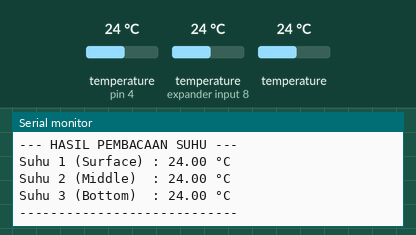
Simulated run of this sketch. Board: Arduino Uno, built with avr-gcc and run on an emulated ATmega328P. Shown: the last lines printed to the serial monitor. Inputs (shaded band) come from the test bench; at power-on: temperature (sensors on pin 4, expander input 8) 24 °C, temperature 24 °C.

Above: at 2.2 s.
2.3 s: temperature (sensor on pin 4) set to 12 °C
5.5 s: temperature (sensor on expander input 8) set to 12 °C
At 7.0 s:
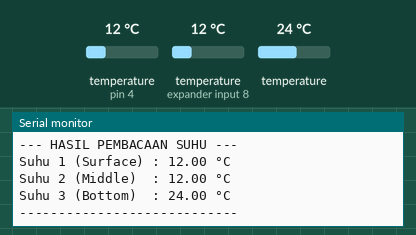
8.7 s: temperature (sensor 204) set to 12 °C
At 11.7 s:
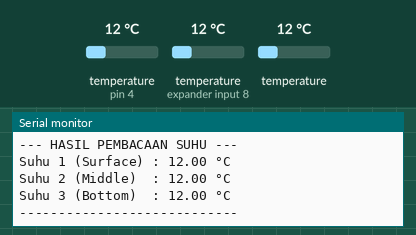
11.9 s: temperature (sensor on pin 4) set to 19 °C
15.1 s: temperature (sensor on expander input 8) set to 19 °C
At 16.7 s:
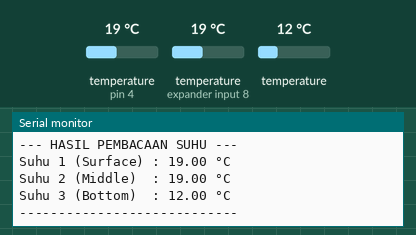
18.3 s: temperature (sensor 204) set to 19 °C
At 19.1 s:
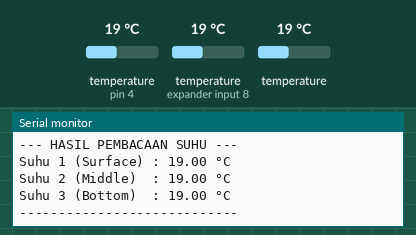
Timing chart, 0 to 21.3 s (numbered marks = the images above; inputs shaded):
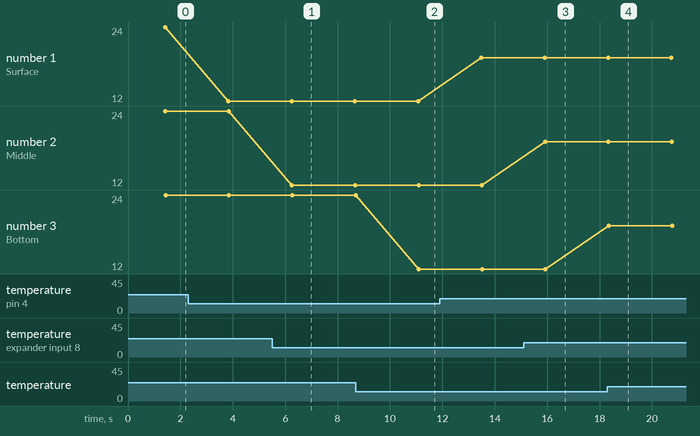

Measured:
- after the input at 5.5 s, the serial monitor: prints a new line after 0.76 s (image 1)
- after the input at 8.7 s, the serial monitor: prints a new line after 2.4 s (image 2)
- after the input at 15.1 s, the serial monitor: prints a new line after 0.82 s (image 3)
- after the input at 18.3 s, the serial monitor: prints a new line after 0.05 s (image 4)
- plotted number 1: 24 → 12 after the input at 2.3 s, 12 → 19 after the input at 11.9 s

The sketch:

sensor_suhu_air.ino
```cpp
#include <OneWire.h>
#include <DallasTemperature.h>

#define ONE_WIRE_BUS 4

OneWire oneWire(ONE_WIRE_BUS);
DallasTemperature sensors(&oneWire);

// ============================================================================
// ISI ALAMAT ROM FISIK MASING-MASING SENSOR (Hasil Scan Serial Monitor)
// ============================================================================
// Ganti kode HEX di bawah ini dengan alamat asli sensor kamu!
DeviceAddress sensorSurface = { 0x28, 0xFF, 0x64, 0x1E, 0x82, 0x17, 0x04, 0x5D };
DeviceAddress sensorMiddle  = { 0x28, 0xFF, 0x31, 0x1E, 0x82, 0x17, 0x05, 0xA1 };
DeviceAddress sensorBottom  = { 0x28, 0xFF, 0x90, 0x1E, 0x82, 0x17, 0x06, 0x22 };

void bacaDanCetakSuhu(const char* label, DeviceAddress address) {
  float suhu = sensors.getTempC(address);

  Serial.print(label);
  Serial.print(" : ");

  if (suhu == DEVICE_DISCONNECTED_C) {
    Serial.println("ERROR / TERPUTUS (-127°C)");
  } else {
    Serial.print(suhu);
    Serial.println(" °C");
  }
}

void setup() {
  Serial.begin(115200);
  delay(1000);

  Serial.println("================================================");
  Serial.println("   MONITORING SUHU DENGAN ROM ADDRESS LOCKED    ");
  Serial.println("================================================");

  sensors.begin();

  // Set resolusi pembacaan (9-12 bit). 10-bit atau 11-bit lebih cepat dibanding 12-bit
  sensors.setResolution(sensorSurface, 11);
  sensors.setResolution(sensorMiddle, 11);
  sensors.setResolution(sensorBottom, 11);

  Serial.println("Perangkat berhasil diinisialisasi secara terkunci!\n");
}

void loop() {
  sensors.requestTemperatures();

  Serial.println("--- HASIL PEMBACAAN SUHU ---");

  // Pembacaan dipanggil murni berdasarkan Alamat ROM Permanen
  bacaDanCetakSuhu("Suhu 1 (Surface)", sensorSurface);
  bacaDanCetakSuhu("Suhu 2 (Middle) ", sensorMiddle);
  bacaDanCetakSuhu("Suhu 3 (Bottom) ", sensorBottom);

  Serial.println("----------------------------\n");

  delay(2000);
}
```
